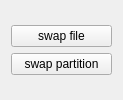
<?xml version="1.0" encoding="UTF-8"?>
<ui version="4.0">
 <class>Form</class>
 <widget class="QWidget" name="Form">
  <property name="geometry">
   <rect>
    <x>0</x>
    <y>0</y>
    <width>123</width>
    <height>100</height>
   </rect>
  </property>
  <property name="windowTitle">
   <string>Form</string>
  </property>
  <layout class="QGridLayout" name="gridLayout">
   <item row="0" column="0">
    <layout class="QVBoxLayout" name="verticalLayout">
     <item>
      <widget class="QPushButton" name="btn_file">
       <property name="text">
        <string>swap file</string>
       </property>
      </widget>
     </item>
     <item>
      <widget class="QPushButton" name="btn_partition">
       <property name="text">
        <string>swap partition</string>
       </property>
      </widget>
     </item>
    </layout>
   </item>
  </layout>
 </widget>
 <resources/>
 <connections/>
</ui>
